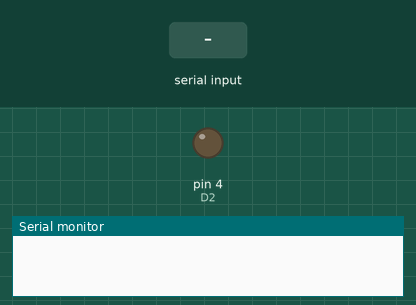
Recording of a sketch running on a simulated Arduino Uno, built with avr-gcc and run on an emulated ATmega328P. Shown: output pins drawn as LEDs (lit = HIGH), the last lines printed to the serial monitor. Inputs (shaded band) come from the test bench. Pins used as bus, display or sensor lines are not drawn.

Above: at 1.2 s.
1.3 s: "RIGHT" received over the second serial link
At 2.0 s:
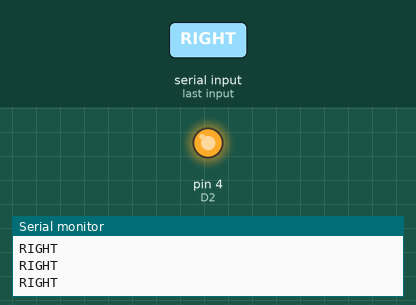
2.8 s: "LEFT" received over the second serial link
At 3.6 s:
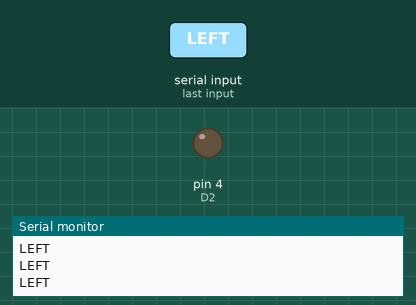
Timing chart, 0 to 5.8 s (numbered marks = the images above; inputs shaded):
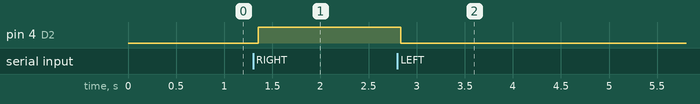

The sketch:

soundBluetooth.ino
```cpp
//HC-O5 Bluetooth
#include <SoftwareSerial.h>


//PIN SET NODEMCU V2
//pwm D1~D12
#define D1 5
#define D2 4
#define D3 0
#define D4 2
#define D5 14
#define D6 12
#define D7 13
#define D8 15


//set BTSerial D4 =  RX , D8 = TX
SoftwareSerial BTSerial(D4, D8); // RX | TX

char command; //command = string from android studio
String string;  //string of arduno


  void setup()
  {

    pinMode(D2, OUTPUT); //RIGHT
    pinMode(D3, OUTPUT); //LEFT
    pinMode(D5, OUTPUT); //GO
    pinMode(D6, OUTPUT); //DOWN

    Serial.begin(9600);
    BTSerial.begin(9600);
  }

  void loop()
  {

    if (BTSerial.available() > 0)
    {string = "";}    //init string = NULL

    while(BTSerial.available() > 0)
    {
      command = ((byte)BTSerial.read());  //get string from android studio

      if(command == ':')
      {
        break;
      }

      else
      {
        string += command;  //move command(string from android studio) to string of arduino
      }

      delay(1);
    }

    //------------ Sound ----------------------
    if(string == "RIGHT")
    {
        ledOff();
        RIGHT_On();

    }

     if(string == "LEFT")
    {
        ledOff();
        LEFT_On();

    }

    if(string == "GO")
    {
        ledOff();
        GO_On();

    }

     if(string == "BACK")
    {
        ledOff();
        BACK_On();
    }


   //------------ Touch Screen ----------------------


    if(string == "RIGHTt")
    {
        RIGHT_On();

    }

     if(string == "LEFTt")
    {
        LEFT_On();

    }

    if(string == "GOt")
    {
        GO_On();

    }

     if(string == "BACKt")
    {
        BACK_On();
    }


   //------------------------------ STOP -------------------------------------------


    if(string =="BREAK")
    {
        ledOff();

    }
    Serial.println(string);  //show string of arduino in serial monitor

 }


//fuct to do
void RIGHT_On()
{
      digitalWrite(D2,HIGH);
      //delay(10);
}

void LEFT_On()
{
      digitalWrite(D3,HIGH);
      //delay(10);
}

void GO_On()
{
      digitalWrite(D5,HIGH);
      //delay(10);
}

void BACK_On()
{
      digitalWrite(D6,HIGH);
      //delay(10);
}


 void ledOff()
 {
      digitalWrite(D2, LOW);
      digitalWrite(D3, LOW);
      digitalWrite(D5, LOW);
      digitalWrite(D6, LOW);
      //delay(10);
 }
```

Measured:
- after the input at 1.3 s, pin 4 (D2): LOW → HIGH after 0.06 s
- after the input at 2.8 s, pin 4 (D2): HIGH → LOW at once
